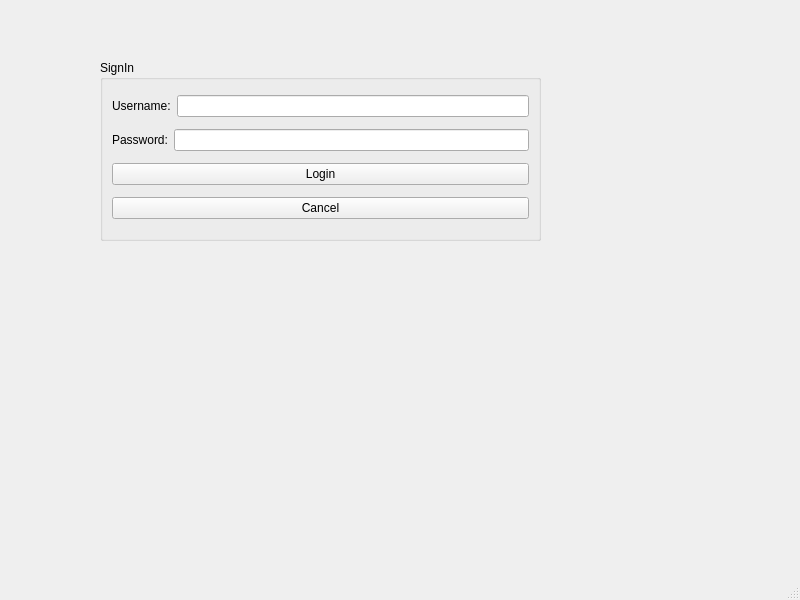
<?xml version="1.0" encoding="UTF-8"?>
<ui version="4.0">
 <class>MainWindow</class>
 <widget class="QMainWindow" name="MainWindow">
  <property name="geometry">
   <rect>
    <x>0</x>
    <y>0</y>
    <width>800</width>
    <height>600</height>
   </rect>
  </property>
  <property name="windowTitle">
   <string>MainWindow</string>
  </property>
  <widget class="QWidget" name="centralwidget">
   <widget class="QGroupBox" name="groupBox">
    <property name="geometry">
     <rect>
      <x>100</x>
      <y>60</y>
      <width>441</width>
      <height>181</height>
     </rect>
    </property>
    <property name="title">
     <string>SignIn</string>
    </property>
    <layout class="QVBoxLayout" name="verticalLayout">
     <item>
      <layout class="QHBoxLayout" name="horizontalLayout">
       <item>
        <widget class="QLabel" name="label">
         <property name="text">
          <string>Username:</string>
         </property>
        </widget>
       </item>
       <item>
        <widget class="QLineEdit" name="lineEditusername"/>
       </item>
      </layout>
     </item>
     <item>
      <layout class="QHBoxLayout" name="horizontalLayout_2">
       <item>
        <widget class="QLabel" name="label_2">
         <property name="text">
          <string>Password:</string>
         </property>
        </widget>
       </item>
       <item>
        <widget class="QLineEdit" name="lineEdit_password">
         <property name="echoMode">
          <enum>QLineEdit::Password</enum>
         </property>
        </widget>
       </item>
      </layout>
     </item>
     <item>
      <widget class="QPushButton" name="Login">
       <property name="text">
        <string>Login</string>
       </property>
      </widget>
     </item>
     <item>
      <widget class="QPushButton" name="Cancel">
       <property name="text">
        <string>Cancel</string>
       </property>
      </widget>
     </item>
    </layout>
   </widget>
  </widget>
  <widget class="QMenuBar" name="menubar">
   <property name="geometry">
    <rect>
     <x>0</x>
     <y>0</y>
     <width>800</width>
     <height>21</height>
    </rect>
   </property>
  </widget>
  <widget class="QStatusBar" name="statusbar"/>
 </widget>
 <resources/>
 <connections/>
</ui>
